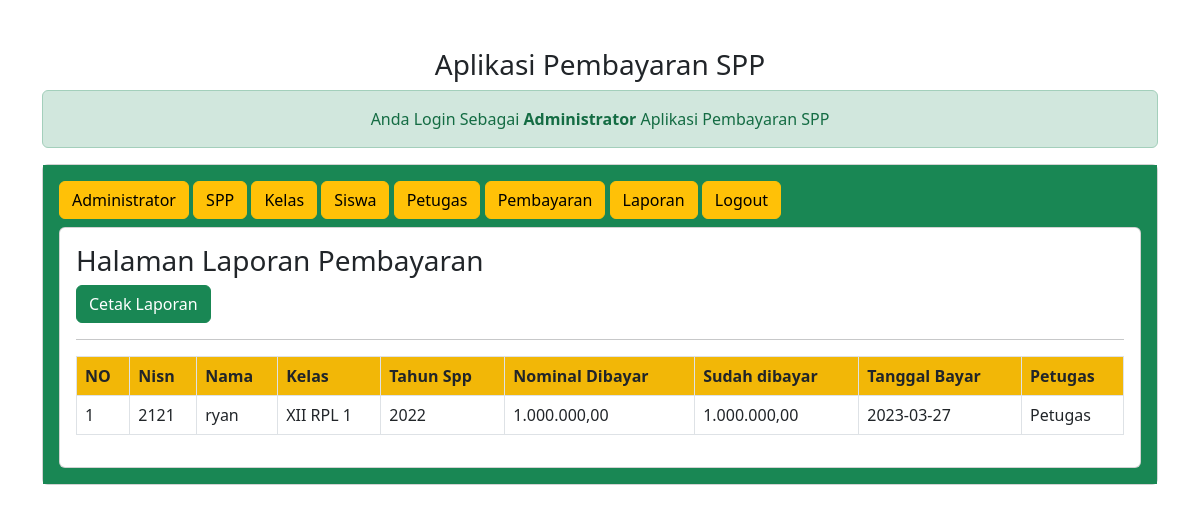
The page /admin/admin.php?url=laporan (signed in) on the database its author committed.
### tables this page shows
CREATE TABLE `pembayaran` (
  `id_pembayaran` int(11) NOT NULL,
  `id_petugas` int(11) NOT NULL,
  `nisn` varchar(10) NOT NULL,
  `tgl_bayar` date NOT NULL,
  `bulan_dibayar` varchar(8) NOT NULL,
  `tahun_dibayar` varchar(4) NOT NULL,
  `id_spp` int(11) NOT NULL,
  `jumlah_bayar` int(11) NOT NULL
);

CREATE TABLE `siswa` (
  `nisn` char(10) NOT NULL,
  `nis` char(8) NOT NULL,
  `nama` varchar(35) NOT NULL,
  `id_kelas` int(11) NOT NULL,
  `alamat` text NOT NULL,
  `no_telp` varchar(13) NOT NULL,
  `id_spp` int(11) NOT NULL
);

CREATE TABLE `kelas` (
  `id_kelas` int(11) NOT NULL,
  `nama_kelas` varchar(10) NOT NULL,
  `kompetensi_keahlian` varchar(50) NOT NULL
);

CREATE TABLE `spp` (
  `id_spp` int(11) NOT NULL,
  `tahun` int(11) NOT NULL,
  `nominal` int(11) NOT NULL
);

CREATE TABLE `petugas` (
  `id_petugas` int(11) NOT NULL,
  `username` varchar(25) NOT NULL,
  `password` varchar(32) NOT NULL,
  `nama_petugas` varchar(35) NOT NULL,
  `level` enum('admin','petugas') NOT NULL
);

### admin/laporan.php (the view)
<h3>Halaman Laporan Pembayaran</h3>
<a href="cetak.php" target="_blank" class="btn btn-success">Cetak Laporan</a>
<hr>
<table class="table table-striped table-bordered">
    <tr class="fw-bold bg-warning">
        <td>NO</td>
        <td>Nisn</td>
        <td>Nama</td>
        <td>Kelas</td>
        <td>Tahun Spp</td>
        <td>Nominal Dibayar</td>
        <td>Sudah dibayar</td>
        <td>Tanggal Bayar</td>
        <td>Petugas</td>
      </tr>
<?php
include'../koneksi.php';
$no = 1;
$sql = "SELECT*FROM pembayaran,siswa,kelas,spp,petugas WHERE pembayaran.nisn=siswa.nisn AND siswa.id_kelas=kelas.id_kelas AND pembayaran.id_spp=spp.id_spp AND pembayaran.id_petugas=petugas.id_petugas  ORDER BY tgl_bayar DESC";
$query = mysqli_query($koneksi, $sql);
foreach($query as $data){
    ?>
    <tr>
    <td><?= $no++; ?></td>
    <td><?= $data['nisn'] ?></td>
    <td><?= $data['nama'] ?></td>
    <td><?= $data['nama_kelas'] ?></td>
    <td><?= $data['tahun'] ?></td>
    <td><?= number_format($data['nominal'],2,',','.' );?>
    <td><?= number_format($data['jumlah_bayar'],2,',','.' );?></td>
    <td><?= $data['tgl_bayar'] ?></td>
    <td><?= $data['nama_petugas'] ?></td>
    </tr>
    <?php } ?>
</table>

### rows shown on the page
pembayaran: siswa.nisn "2121", siswa.nama "ryan", kelas.nama_kelas "XII RPL 1", id_spp.tahun "2022", id_spp.nominal "1.000.000,00", jumlah_bayar "1.000.000,00", tgl_bayar "2023-03-27", id_petugas.nama_petugas "Petugas"
